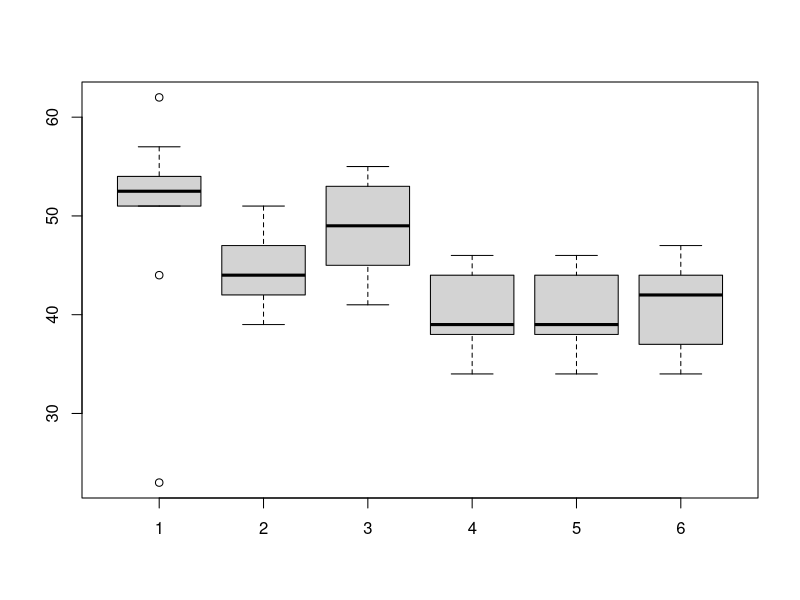

This figure's R source:
times.i64.p128.r64.R1 <- read.table('times-R-i64-p128-r64-r1.dat')
times.i64.p128.r64.R2 <- read.table('times-R-i64-p128-r64-r2.dat')
times.ip128.r32.R3 <- read.table('times-R-ip128-r32-R3.dat')
times.i64.p128.r32.R3 <- read.table('times-R-i64-p128-r32-R3.dat')
times.i64.p128.r32.R4 <- read.table('times-R-i64-p128-r32-R4.dat')
times.base <- read.table('../GECCO/time-ip128-e16-r64.dat')
boxplot( times.base$V1,
        times.i64.p128.r64.R1$V1, times.i64.p128.r64.R2$V1,
        times.i64.p128.r32.R3$V1, times.i64.p128.r32.R3$V1,
        times.ip128.r32.R3$V1 )
